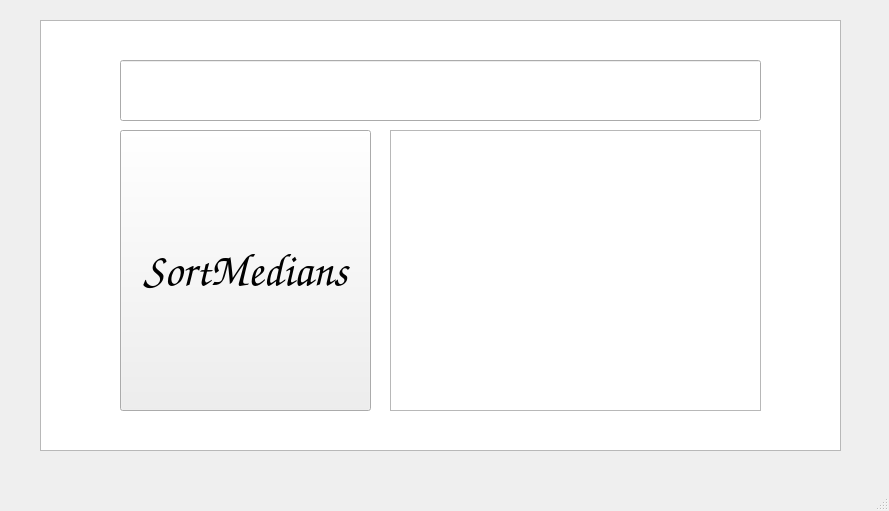
<?xml version="1.0" encoding="UTF-8"?>
<ui version="4.0">
 <class>MainWindow</class>
 <widget class="QMainWindow" name="MainWindow">
  <property name="geometry">
   <rect>
    <x>0</x>
    <y>0</y>
    <width>889</width>
    <height>511</height>
   </rect>
  </property>
  <property name="windowTitle">
   <string>MainWindow</string>
  </property>
  <widget class="QWidget" name="centralwidget">
   <widget class="QLineEdit" name="lineEdit">
    <property name="geometry">
     <rect>
      <x>120</x>
      <y>60</y>
      <width>641</width>
      <height>61</height>
     </rect>
    </property>
    <property name="font">
     <font>
      <pointsize>20</pointsize>
     </font>
    </property>
   </widget>
   <widget class="QListWidget" name="listWidget">
    <property name="geometry">
     <rect>
      <x>40</x>
      <y>20</y>
      <width>801</width>
      <height>431</height>
     </rect>
    </property>
   </widget>
   <widget class="QPushButton" name="Sort_Medians">
    <property name="geometry">
     <rect>
      <x>120</x>
      <y>130</y>
      <width>251</width>
      <height>281</height>
     </rect>
    </property>
    <property name="font">
     <font>
      <family>Z003</family>
      <pointsize>34</pointsize>
      <italic>true</italic>
      <bold>true</bold>
     </font>
    </property>
    <property name="text">
     <string>SortMedians</string>
    </property>
   </widget>
   <widget class="QTextEdit" name="textEdit">
    <property name="geometry">
     <rect>
      <x>390</x>
      <y>130</y>
      <width>371</width>
      <height>281</height>
     </rect>
    </property>
    <property name="font">
     <font>
      <pointsize>20</pointsize>
     </font>
    </property>
   </widget>
   <zorder>listWidget</zorder>
   <zorder>lineEdit</zorder>
   <zorder>Sort_Medians</zorder>
   <zorder>textEdit</zorder>
  </widget>
  <widget class="QMenuBar" name="menubar">
   <property name="geometry">
    <rect>
     <x>0</x>
     <y>0</y>
     <width>889</width>
     <height>22</height>
    </rect>
   </property>
  </widget>
  <widget class="QStatusBar" name="statusbar"/>
 </widget>
 <resources/>
 <connections/>
</ui>
